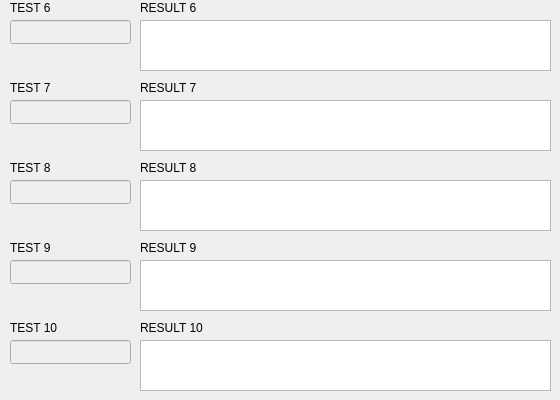
     <widget class="QWidget" name="tabWidgetPage2">
      <attribute name="title">
       <string>TEST 2</string>
      </attribute>
      <widget class="QLineEdit" name="test6">
       <property name="enabled">
        <bool>false</bool>
       </property>
       <property name="geometry">
        <rect>
         <x>10</x>
         <y>20</y>
         <width>121</width>
         <height>24</height>
        </rect>
       </property>
       <property name="readOnly">
        <bool>true</bool>
       </property>
      </widget>
      <widget class="QLabel" name="label_18">
       <property name="geometry">
        <rect>
         <x>10</x>
         <y>240</y>
         <width>59</width>
         <height>16</height>
        </rect>
       </property>
       <property name="text">
        <string>TEST 9</string>
       </property>
      </widget>
      <widget class="QPlainTextEdit" name="result8">
       <property name="geometry">
        <rect>
         <x>140</x>
         <y>180</y>
         <width>411</width>
         <height>51</height>
        </rect>
       </property>
      </widget>
      <widget class="QPlainTextEdit" name="result9">
       <property name="geometry">
        <rect>
         <x>140</x>
         <y>260</y>
         <width>411</width>
         <height>51</height>
        </rect>
       </property>
      </widget>
      <widget class="QLineEdit" name="test8">
       <property name="enabled">
        <bool>false</bool>
       </property>
       <property name="geometry">
        <rect>
         <x>10</x>
         <y>180</y>
         <width>121</width>
         <height>24</height>
        </rect>
       </property>
       <property name="readOnly">
        <bool>true</bool>
       </property>
      </widget>
      <widget class="QLabel" name="label_19">
       <property name="geometry">
        <rect>
         <x>10</x>
         <y>160</y>
         <width>59</width>
         <height>16</height>
        </rect>
       </property>
       <property name="text">
        <string>TEST 8</string>
       </property>
      </widget>
      <widget class="QPlainTextEdit" name="result7">
       <property name="geometry">
        <rect>
         <x>140</x>
         <y>100</y>
         <width>411</width>
         <height>51</height>
        </rect>
       </property>
      </widget>
      <widget class="QLabel" name="label_21">
       <property name="geometry">
        <rect>
         <x>140</x>
         <y>0</y>
         <width>59</width>
         <height>16</height>
        </rect>
       </property>
       <property name="text">
        <string>RESULT 6</string>
       </property>
      </widget>
      <widget class="QLabel" name="label_22">
       <property name="geometry">
        <rect>
         <x>140</x>
         <y>80</y>
         <width>59</width>
         <height>16</height>
        </rect>
       </property>
       <property name="text">
        <string>RESULT 7</string>
       </property>
      </widget>
      <widget class="QLabel" name="label_23">
       <property name="geometry">
        <rect>
         <x>140</x>
         <y>320</y>
         <width>71</width>
         <height>16</height>
        </rect>
       </property>
       <property name="text">
        <string>RESULT 10</string>
       </property>
      </widget>
      <widget class="QLineEdit" name="test9">
       <property name="enabled">
        <bool>false</bool>
       </property>
       <property name="geometry">
        <rect>
         <x>10</x>
         <y>260</y>
         <width>121</width>
         <height>24</height>
        </rect>
       </property>
       <property name="readOnly">
        <bool>true</bool>
       </property>
      </widget>
      <widget class="QLineEdit" name="test7">
       <property name="enabled">
        <bool>false</bool>
       </property>
       <property name="geometry">
        <rect>
         <x>10</x>
         <y>100</y>
         <width>121</width>
         <height>24</height>
        </rect>
       </property>
       <property name="readOnly">
        <bool>true</bool>
       </property>
      </widget>
      <widget class="QLabel" name="label_24">
       <property name="geometry">
        <rect>
         <x>10</x>
         <y>80</y>
         <width>59</width>
         <height>16</height>
        </rect>
       </property>
       <property name="text">
        <string>TEST 7</string>
       </property>
      </widget>
      <widget class="QLabel" name="label_25">
       <property name="geometry">
        <rect>
         <x>10</x>
         <y>320</y>
         <width>59</width>
         <height>16</height>
        </rect>
       </property>
       <property name="text">
        <string>TEST 10</string>
       </property>
      </widget>
      <widget class="QLabel" name="label_26">
       <property name="geometry">
        <rect>
         <x>140</x>
         <y>240</y>
         <width>59</width>
         <height>16</height>
        </rect>
       </property>
       <property name="text">
        <string>RESULT 9</string>
       </property>
      </widget>
      <widget class="QLabel" name="label_27">
       <property name="geometry">
        <rect>
         <x>10</x>
         <y>0</y>
         <width>59</width>
         <height>16</height>
        </rect>
       </property>
       <property name="text">
        <string>TEST 6</string>
       </property>
      </widget>
      <widget class="QLineEdit" name="test10">
       <property name="enabled">
        <bool>false</bool>
       </property>
       <property name="geometry">
        <rect>
         <x>10</x>
         <y>340</y>
         <width>121</width>
         <height>24</height>
        </rect>
       </property>
       <property name="readOnly">
        <bool>true</bool>
       </property>
      </widget>
      <widget class="QPlainTextEdit" name="result10">
       <property name="geometry">
        <rect>
         <x>140</x>
         <y>340</y>
         <width>411</width>
         <height>51</height>
        </rect>
       </property>
       <property name="inputMethodHints">
        <set>Qt::ImhDate|Qt::ImhDialableCharactersOnly|Qt::ImhDigitsOnly|Qt::ImhEmailCharactersOnly|Qt::ImhExclusiveInputMask|Qt::ImhFormattedNumbersOnly|Qt::ImhHiddenText|Qt::ImhLatinOnly|Qt::ImhLowercaseOnly|Qt::ImhMultiLine|Qt::ImhNoAutoUppercase|Qt::ImhNoEditMenu|Qt::ImhNoPredictiveText|Qt::ImhPreferLatin|Qt::ImhPreferLowercase|Qt::ImhPreferNumbers|Qt::ImhPreferUppercase|Qt::ImhSensitiveData|Qt::ImhTime|Qt::ImhUppercaseOnly|Qt::ImhUrlCharactersOnly</set>
       </property>
       <property name="plainText">
        <string/>
       </property>
      </widget>
      <widget class="QPlainTextEdit" name="result6">
       <property name="geometry">
        <rect>
         <x>140</x>
         <y>20</y>
         <width>411</width>
         <height>51</height>
        </rect>
       </property>
      </widget>
      <widget class="QLabel" name="label_28">
       <property name="geometry">
        <rect>
         <x>140</x>
         <y>160</y>
         <width>59</width>
         <height>16</height>
        </rect>
       </property>
       <property name="text">
        <string>RESULT 8</string>
       </property>
      </widget>
     </widget>
